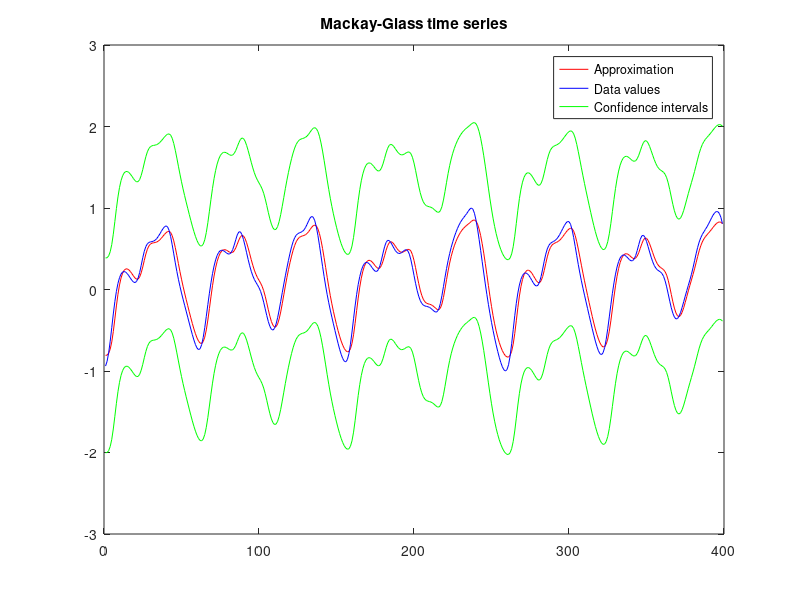

The MATLAB source for this figure:
% submission.m
% Student number: 200412739
% Code only - no essay
% setup - Topic 6 VLE
T = 500;
Nu = 100;
b = 0.1;
c = 0.2;
tau = 17;

% generate first 20 random numbers
xi = rand(1, 20)';

% generate next 530 using the mackey-glass equation as in topic 6 VLE code
for t = 20:T+49
    xi(t + 1) = xi(t) + c*xi(t - tau)/(1 + xi(t - tau).^10) - b*xi(t);
end

% data setup
data = xi(100:T);
% normalise data as in topic 6 VLE code
data_norm = 2.0*((data-min(data))/(max(data)-min(data))-0.5);

% set the value for sig to 1
sig = 1;

% set the learning rate
learning_rate = 0.00001;
% set the bias value (the "1" input in the diagram of the NN in brief)
bias = 1;

% exploring the network and observing visually, it was found that the 
% ouput sum weight output with 4 nodes and exp output of 3 nodes 
% gave the best and consistent results
% number of hidden nodes that contributes towards the output of sum
sum_node_count = 4;
% number of hidden nodes that contributes towards the output of exp
exp_node_count = 3;

% the number of nodes in the hidden layer
hidden_node_count = sum_node_count + exp_node_count;

% the weights for input - hidden layer
% three inputs: x[t-1], x[t-2] and the bias
w1 = rand(hidden_node_count, 3);

% the weights for the hidden - output layer for sum (mean) & exp(variance)
% generated randomly - has a significant effect on performance
w2_sum = rand(1, sum_node_count);
w2_exp = rand(1, exp_node_count);

% exploring different values for epochs from 200 to 1500,
% visually 1000 epochs gave the best results
for epoch = 1:1000
    % go through all the data until last two
    % the current value (i) and (i+1) are used for the input
    % the value at (i + 2) is used as the target, therefore
    % if all the data is used there will be an index out of bounds
    for i = 1:size(data_norm) - 2
        % get the lagged values from the normalised data
        x_t1 = data_norm(i);
        x_t2 = data_norm(i+1);
        % the target is actually 2 indexes ahead
        target = data_norm(i + 2);
        
        % forward pass
        inputs = [x_t1; x_t2; bias];

        % multiply the weights with the inputs
        % apply the hyperblic tangent activation function as described
        % the outputs for the hidden layer
        hidden = tanh(w1 * inputs);

        % the outputs of the hidden layer going to the sum 
        hidden_sum = hidden(1:sum_node_count);
        % the outputs of the hidden layer going to the exp 
        hidden_exp = hidden(sum_node_count + 1:end);
        
        % calculate the sum output node value uing the hidden sum weights
        % bias is omitted knowingly as it was not described in
        % the coursework brief for this node
        output_sum = w2_sum * hidden_sum;
        
        % calculate the exp output value applying the exponent function
        % to the weight multiplied by the output of the hidden exp weights
        % bias is omitted knowingly as it was not described in
        % the coursework brief for this node
        output_exp = exp(w2_exp * hidden_exp);

        % backpropagation
        % calculate error
        error = target - output_sum;

        % back pass for sum
        % find the gradient for the errors in the output sum layer
        % by plugging into the differentiated log likelihood function
        % set to zero
        bout_sum = error / sig;
        
        % update sig using the output of the predicted value
        sig = output_exp;
        
        % propagate values back to the hidden nodes that output to the
        % sum outout node
        bp_sum = w2_sum' * bout_sum;

        % back pass for exp
        % repeat as for the sum version but with the differentiated log
        % likelihood function for sigma
        bout_exp = ((error * error)/sig - 1)/2;
        % propagate values back
        bp_exp = w2_exp' * bout_exp;

        % combine bp from sum and exp to get one vector that
        % contains all values to represent the hidden nodes
        bp_all = vertcat(bp_sum, bp_exp);
        
        % calculate the gradient for the input-hidden layer weights
        bh_all = (1.0 - hidden.^2).*bp_all;
        % get the weight deltas for hidden - output 
        dw2_sum = bout_sum * hidden_sum';
        dw2_exp = bout_exp * hidden_exp';
        % udpate the weights hidden - oputput
        w2_sum = w2_sum + learning_rate*dw2_sum;
        w2_exp = w2_exp + learning_rate*dw2_exp;
         
        % update weights for hidden layer (w1)
        % get the weight delta for input - hidden layer
        dw1 = bh_all * inputs';
        % update the weights for input - hidden layer
        w1 = w1 + learning_rate*dw1;
    end
end

% single forward pass for plots
% this calculates and stores the data for the prediction of all the 
% data values
for i = 1:size(data_norm) - 2
    % get inputs
    x_t1 = data_norm(i);
    x_t2 = data_norm(i+1);
    inputs = [x_t1; x_t2; bias];
    
    % calculate outputs of hidden layer (input - hidden)
    hidden = tanh(w1 * inputs);
    
    % get the outputs of the hidden layer for the sum output
    hidden_sum = hidden(1:sum_node_count);
    
    % get the predicted output
    output_sum = w2_sum * hidden_sum;
    
    % get the predicted variance
    output_exp = exp(w2_exp * hidden_exp);

    % store the approximations in outputs_sum
    outputs_sum(i) = output_sum;
    % store the variances in outputs_exp
    outputs_exp(i) = output_exp;
    % store the real value in targets_sum
    targets_sum(i) = data_norm(i+2);
end

% calculate confidence intervals
conf1 = outputs_sum + 1.645*outputs_exp;
conf2 = outputs_sum - 1.645*outputs_exp;

plot([1:size(outputs_sum')],outputs_sum,'r',...
    [1:size(targets_sum')],targets_sum,'b',...
    [1:size(conf1')], conf1, 'g',...
    [1:size(conf2')], conf2, 'g');
legend('Approximation', 'Data values', 'Confidence intervals')
title('Mackay-Glass time series')
